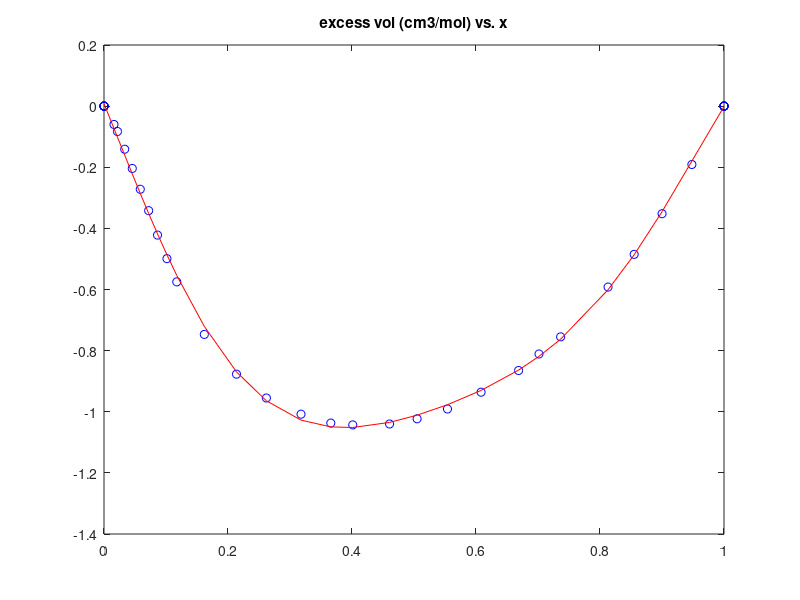

Reproduce this figure in MATLAB. (Note: this script raises an error after producing the figure.)
% Alcohol by volume (ABV) is vol of pure alcohol used to make mixture divided 
% by volume of mixture after mixing, which is reduced from sum of volumes
% of water and ethanol used because of nonideal mixing.
% ABV is proportional to specific gravity of mixture as measured
% by a hydrometer in ethanol-water mixure.

% Reference http://www.ddbst.com/en/EED/VE/VE0%20Ethanol%3BWater.php
% Excess Volume Data Set 947
% Components
% No. 	Formula 	Molar Mass 	CAS Registry Number 	Name
% 1 	C2H6O 	46.069 	64-17-5 	Ethanol
% 2 	H2O 	18.015 	7732-18-5 	Water
% Source
% Ott J.B.; Sipowska J.T.; Gruszkiewicz M.S.; Woolley A.T.: 
% Excess Volumes for (Ethanol + Water) at the Temperatures (298.15 and 348.15) K 
% and Pressures (0.4, 5, and 15) MPa and at the Temperature 323.15 K and 
% Pressures (5 and 15) MPa. 
% J.Chem.Thermodyn. 25 (1993) 307-318
% Temperature 	298.150 	K
% Pressure 	5.000 	bar
% Data Table
% Excess Volume [cm3/mol] 	x1 [mol/mol]

% close all
clear all
clc

d = [0 0
    0 0
    0 0
    0 0
    0 0
    0 0
-0.0600 	0.01610
-0.0830 	0.02170
-0.1410 	0.03340
-0.2040 	0.04560
-0.2720 	0.05850
-0.3420 	0.07200
-0.4220 	0.08630
-0.4990 	0.10150
-0.5750 	0.11740
-0.7470 	0.16180
-0.8770 	0.21370
-0.9550 	0.26190
-1.0080 	0.31780
-1.0370 	0.36580
-1.0430 	0.40120
-1.0400 	0.46060
-1.0230 	0.50500
-0.9910 	0.55400
-0.9360 	0.60820
-0.8650 	0.66870
-0.8110 	0.70160
-0.7550 	0.73650
-0.5920 	0.81300
-0.4850 	0.85510
-0.3520 	0.90010
-0.1910 	0.94820
0 1
0 1
0 1
0 1
0 1
0 1];

exvol = d(:,1);
x = d(:,2);

% component 1 is ethanol
mw1 = 46.069; % molecular weight
mvol1 = 58.4; % cm3/mol
dens1 = 0.789; % molecular weight
mpL1 = 17.123; % mol per liter

% component 2 is water
mw2 = 18.015; % molecular weight
mvol2 = 18; % cm3/mol
dens2 = 1; % molecular weight
mpL2 = 55.555; % mol per liter

% fit excess vol
n = 6;
coef = polyfit(x,exvol,n);
yp = polyval(coef,x);
figure(1)
plot(x,exvol,'bo',x,yp,'r')
title('excess vol (cm3/mol) vs. x')

ev0 = polyval(coef,0) % 5e-4 for n = 8, 7e-2 for n = 6
ev1 = polyval(coef,1) % -2e-4 for n = 8, -1e-3 for n = 6

% given total moles and x, find total volume

x = 0.5;
m = 100;
% deltaV = polyval(coef,x); % cm3 per total mol
% v1 = m*x*mvol1/1000 % liters alcohol = mol * cm3/mol / (cm3/liter)
% v2 = m*(1-x)*mvol2/1000 % liters water = mol * cm3/mol / (cm3/liter)
% vol = v1+v2; % total vol before correction
% vol = vol + m * deltaV / 1000 % liters = mol * cm3/mol / (cm3/liter)

vol = ABV_Vol_f1(m,x);

% given total vol and % ABV find total moles and x
% use existing function to find x given ABV
% so start here knowing total vol, ABV, x FIND total moles

clc
vol = 1000 % liters
abv = 50 % percent ethanol
x = getXfromABV(abv);
v1 = abv/100 * vol; % approx vol 1
m1 = mpL1 * v1 % approx liters 1 = mol/L * L
m2 = mpL2 * (vol - v1);
m = m1 + m2 % approx total moles
% so now have total vol, x and initial guess of total moles
% can iterate with function above to find actual total moles 
% use crude method for now 
% at most a 6% difference between simple mixing and use of excess vol
% = 100% * 1.1/18 for water, so start 10% low
m = m - 0.9*m;
minc = 0.001*m;
volest = 0; % so enter repeat
while volest < vol
    m = m + minc;
    volest = ABV_Vol_f1(m,x);
end
m


